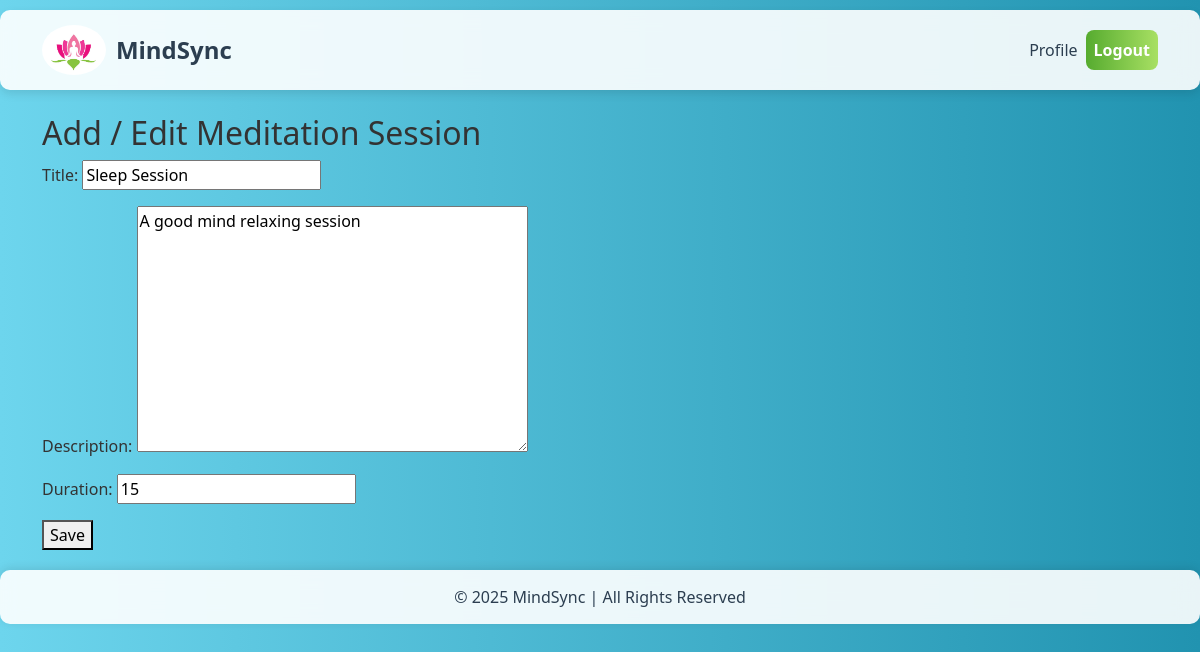
Page /update/14/ (signed in) on the committed database.
### meditation_app/models.py (models this page shows, shortened)
class MeditationSession(models.Model):
    user = models.ForeignKey(User, on_delete=models.CASCADE, null=True, blank=True)
    title = models.CharField(max_length=200)
    description = models.TextField()
    duration = models.PositiveIntegerField()  # Duration in minutes
    created_at = models.DateTimeField(auto_now_add=True)
    session_date = models.DateField(default=datetime.now().date)  # Corrected date default
    notes = models.TextField(blank=True, null=True)

### meditation_app/views.py (the view)
# urls.py: path('update/<int:pk>/', views.session_update, name='session_update'),
@login_required
def session_update(request, pk):
    session = get_object_or_404(MeditationSession, pk=pk, user=request.user)
    if request.method == "POST":
        form = MeditationSessionForm(request.POST, instance=session)
        if form.is_valid():
            form.save()
            messages.success(request, "Meditation session updated successfully!")
            return redirect("session_list")
    else:
        form = MeditationSessionForm(instance=session)
    return render(request, "meditation_app/session_form.html", {"form": form})

### meditation_app/forms.py
class MeditationSessionForm(forms.ModelForm):
    class Meta:
        model = MeditationSession
        fields = ['title', 'description', 'duration']

### meditation_app/templates/meditation_app/session_form.html (shortened to what this page needs)
{% extends 'meditation_app/base.html' %}
{% block content %}
    <h2>Add / Edit Meditation Session</h2>
    <form method="post">
        {{ form.as_p }}
        <button type="submit">Save</button>
    </form>
{% endblock %}

### meditation_app/templates/meditation_app/base.html (style rules this page uses)
body { background: linear-gradient(to right, #6dd5ed, #2193b0); color: #333; }

### rows in the picture
MeditationSession: title "Sleep Session", description "A good mind relaxing session", duration "15"
